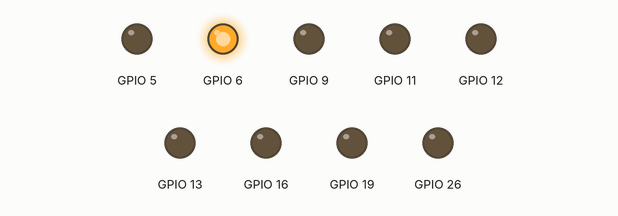
Bench run of a program on a simulated Raspberry Pi (BCM pin numbers). Shown: output pins drawn as LEDs (lit = HIGH).

Above: at 0.05 s.
At 0.45 s:
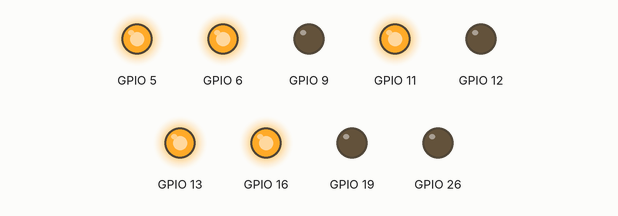
At 0.75 s:
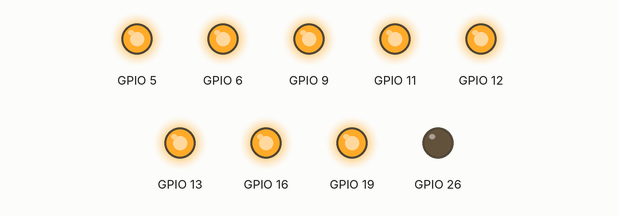
At 1.5 s:
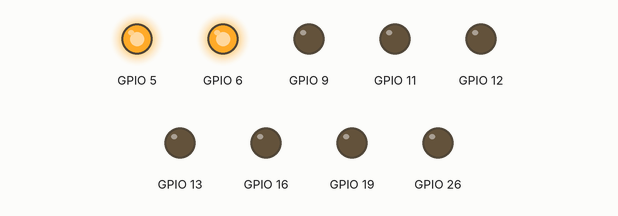
At 2.2 s:
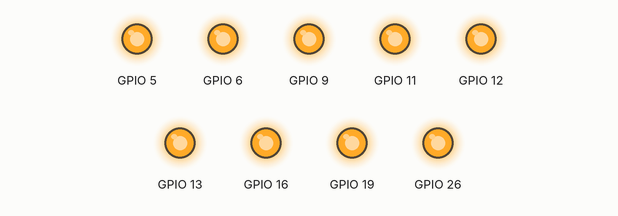
At 3.05 s:
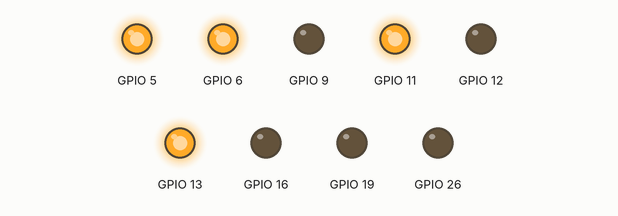
Timing chart, 0 to 3.4 s (numbered marks = the images above):
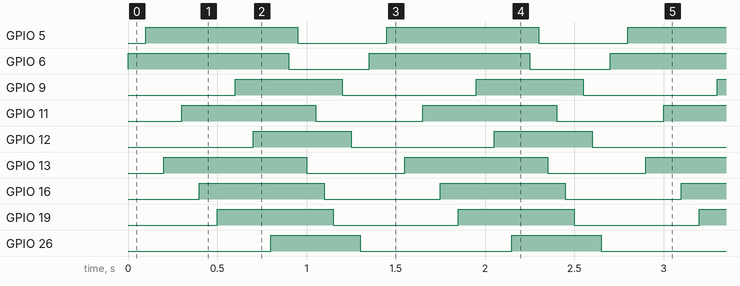

Measured:
- by itself, GPIO 5: alternates HIGH for 0.85 s and LOW for 0.50 s
- by itself, GPIO 6: alternates HIGH for 0.90 s and LOW for 0.45 s
- by itself, GPIO 9: alternates HIGH for 0.60 s and LOW for 0.75 s
- by itself, GPIO 11: alternates HIGH for 0.75 s and LOW for 0.60 s
- by itself, GPIO 12: alternates HIGH for 0.55 s and LOW for 0.80 s
- by itself, GPIO 13: alternates HIGH for 0.80 s and LOW for 0.55 s
- by itself, GPIO 16: alternates HIGH for 0.70 s and LOW for 0.65 s
- by itself, GPIO 19: alternates HIGH for 0.65 s and LOW for 0.70 s

The program:

sequence.py
```python
import gpiod
import sys
import time

leds = [6, 5, 13, 11, 16, 19, 9, 12, 26]
gpiod_pins = [] # gpiod objects

chip = gpiod.chip(0) # 0 chip

for pin in leds:
    gpiod_pins.append(chip.get_line(pin))
    config = gpiod.line_request()
    config.consumer = "Blink"
    config.request_type = gpiod.line_request.DIRECTION_OUTPUT
    gpiod_pins[-1].request(config)


while(True):
    for pin in gpiod_pins:
        pin.set_value(1)
        time.sleep(0.1)
    for pin in gpiod_pins:
        pin.set_value(0)
        time.sleep(0.05)
```
